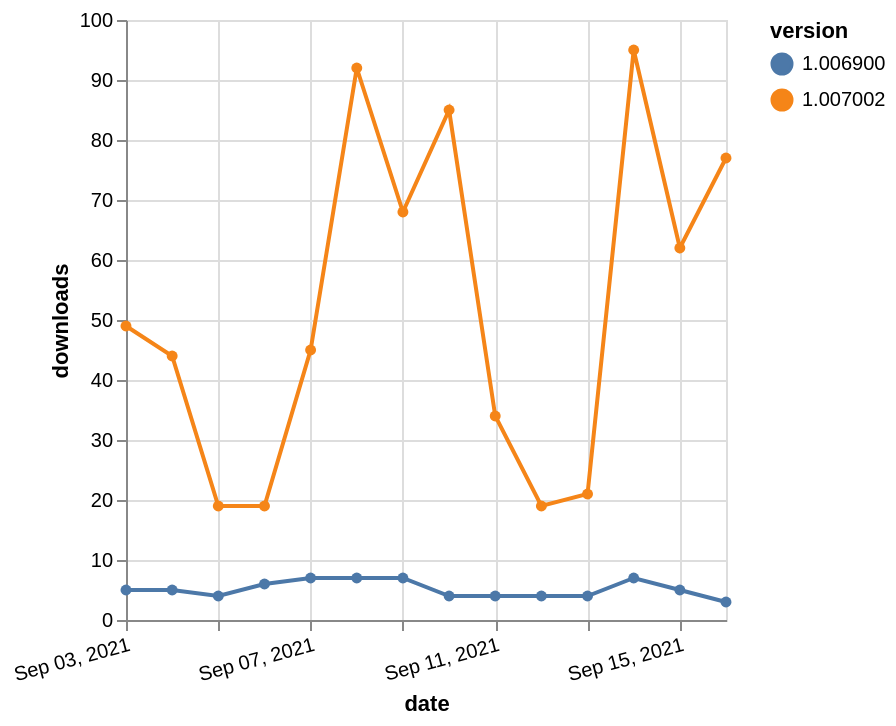

Vega-Lite specification for this chart:
### Vega-Lite specification from a JSON file in a GitHub repository (floating-point values rounded to 4 significant figures)
{"$schema": "https://vega.github.io/schema/vega-lite/v5.json", "description": "A simple bar chart with embedded data.", "data": {"values": [{"date": "2021-09-03", "total": 18292, "delta": 5, "version": "1.006900"}, {"date": "2021-09-04", "total": 18297, "delta": 5, "version": "1.006900"}, {"date": "2021-09-05", "total": 18301, "delta": 4, "version": "1.006900"}, {"date": "2021-09-06", "total": 18307, "delta": 6, "version": "1.006900"}, {"date": "2021-09-07", "total": 18314, "delta": 7, "version": "1.006900"}, {"date": "2021-09-08", "total": 18321, "delta": 7, "version": "1.006900"}, {"date": "2021-09-09", "total": 18328, "delta": 7, "version": "1.006900"}, {"date": "2021-09-10", "total": 18332, "delta": 4, "version": "1.006900"}, {"date": "2021-09-11", "total": 18336, "delta": 4, "version": "1.006900"}, {"date": "2021-09-12", "total": 18340, "delta": 4, "version": "1.006900"}, {"date": "2021-09-13", "total": 18344, "delta": 4, "version": "1.006900"}, {"date": "2021-09-14", "total": 18351, "delta": 7, "version": "1.006900"}, {"date": "2021-09-15", "total": 18356, "delta": 5, "version": "1.006900"}, {"date": "2021-09-16", "total": 18359, "delta": 3, "version": "1.006900"}, {"date": "2021-09-03", "total": 66172, "delta": 49, "version": "1.007002"}, {"date": "2021-09-04", "total": 66216, "delta": 44, "version": "1.007002"}, {"date": "2021-09-05", "total": 66235, "delta": 19, "version": "1.007002"}, {"date": "2021-09-06", "total": 66254, "delta": 19, "version": "1.007002"}, {"date": "2021-09-07", "total": 66299, "delta": 45, "version": "1.007002"}, {"date": "2021-09-08", "total": 66391, "delta": 92, "version": "1.007002"}, {"date": "2021-09-09", "total": 66459, "delta": 68, "version": "1.007002"}, {"date": "2021-09-10", "total": 66544, "delta": 85, "version": "1.007002"}, {"date": "2021-09-11", "total": 66578, "delta": 34, "version": "1.007002"}, {"date": "2021-09-12", "total": 66597, "delta": 19, "version": "1.007002"}, {"date": "2021-09-13", "total": 66618, "delta": 21, "version": "1.007002"}, {"date": "2021-09-14", "total": 66713, "delta": 95, "version": "1.007002"}, {"date": "2021-09-15", "total": 66775, "delta": 62, "version": "1.007002"}, {"date": "2021-09-16", "total": 66852, "delta": 77, "version": "1.007002"}]}, "width": "container", "mark": {"type": "line", "point": {"filled": true}}, "encoding": {"x": {"field": "date", "type": "temporal", "timeUnit": "yearmonthdate", "title": "date", "axis": {"labelAngle": -15}}, "y": {"field": "delta", "type": "quantitative", "title": "downloads"}, "color": {"field": "version", "type": "nominal"}, "tooltip": {"field": "delta"}}}
